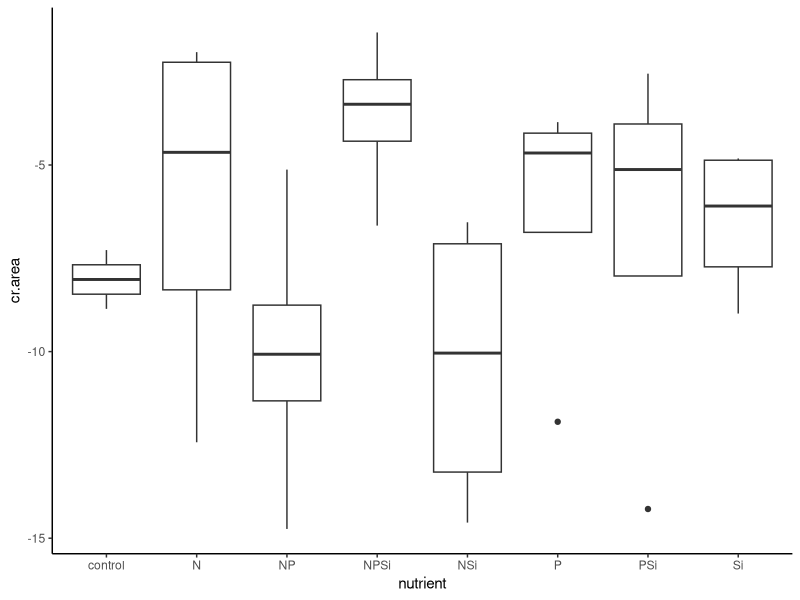
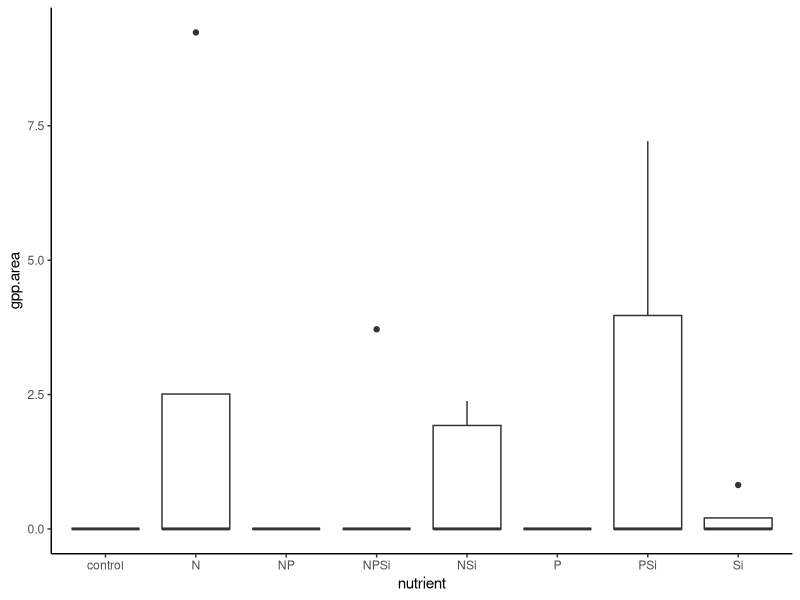
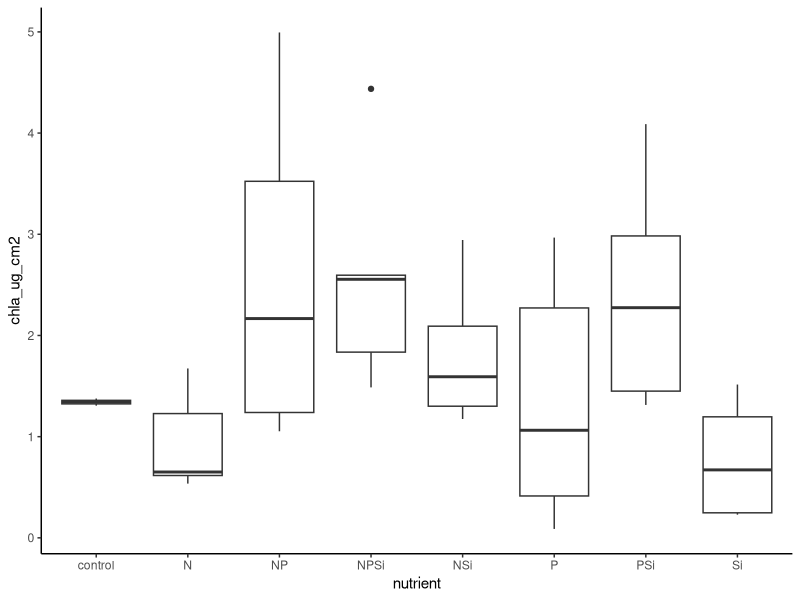

Write the R code that produced these figures, in order. (Note: this script raises an error after producing the figures.)
#Author:  Clay Arango
#Creation date: 10-Feb-19
#Script to analyze NDS data from Summer 2018 NDS work with S. Roley and A. Alexiades

#packages
install.packages("nlme")
install.packages("nortest")
install.packages("plyr")
install.packages("dplyr")
install.packages("multcomp")
install.packages("MASS")
install.packages("ggplot2")
library(nlme)
library(nortest)
library(plyr)
library(dplyr)
library(multcomp)
library(MASS)
library(ggplot2)

#Load data
kiona_summer <- read.table(file="kiona_summer.csv", header=T, sep=",")

#set variable
d = kiona_summer

#evaluate data to make sure factors are correct
names(d)

unique(d$nutrient) #control, N, NP, NPSi, NSi, P, PSi, Si
unique(d$N) #should be 0 and 1
unique(d$P) #should be 0 and 1
unique(d$Si) #should be 0 and 1
unique(d$top) #should be "sponge" and "glass"
#if need to change, use recode function below. 
d$top<-recode(d$top, "cellulose" ="sponge")
str(d)

#convert N and P vand Si alues (0 or 1 for absence or presence) to factors
d$N<-as.factor(d$N)
d$P<-as.factor(d$P)
d$Si<-as.factor(d$Si)
str(d)

#subset data into gpp and cr response
d.cr = subset(d, top=="sponge", data=d)
d.gpp = subset(d, top=="glass", data=d)

#check for outliers and check data entry before calculating CR-NRR
ggplot(d.cr, aes(x=nutrient, y=cr.area)) + geom_boxplot() + theme_classic()
#W8, V5 are outliers

#calculate nrr for cr
x<-ddply(d.cr, "nutrient", summarise, ave_cr = mean(cr.area, na.rm=T)) 
x
d.cr$cr.nrr = d.cr$cr.area/-8.067717 #divide by control ave_cr

#check for outliers and check data entry before calculating GPP- and chla-NRR
ggplot(d.gpp, aes(x=nutrient, y=gpp.area)) + geom_boxplot() + theme_classic()
#GPP area has 0 controls, so can't calculate NRR for GPP
#AA7, N+P+Si and Si have only one non-zero value
#probably need to drop this from GPP analysis
ggplot(d.gpp, aes(x=nutrient, y=chla_ug_cm2)) + geom_boxplot() + theme_classic()
#Y6

#calculate nrr for gpp and chla
x<- ddply(d.gpp, "nutrient", summarise, ave_gpp = mean(gpp.area, na.rm=T), ave_chla = mean(chla, na.rm=T)) 
x
d.gpp$gpp.nrr = d.gpp$gpp.area/0 #divide by control ave_gpp
d.gpp$chla.nrr = d.gpp$chla/1.3413552 #divide by control ave_chla
#use to exclude outliers
#x1<- ddply(subset(d.gpp, !(nds.id=="F6")), "nutrient", summarise, ave_chla = mean(chla_ug_cm2, na.rm=T)) 
#x1
#d.gpp$chla.nrr_1<-d.gpp$chla_ug_cm2/2.700340

#combine into one file and export
d.cr$chla.nrr<-NA
#d.cr$chla.nrr_1<-NA#for excluded outliers
d.cr$gpp.nrr<-NA
d.gpp$cr.nrr<-NA
d.nrr<-rbind(d.cr, d.gpp)
d.nrr$site.date<-"kiona_summer"
d.nrr$gpp.es<-log(d.nrr$gpp.nrr)
d.nrr$cr.es<-log(d.nrr$cr.nrr)
d.nrr$chla.es<-log(d.nrr$chla.nrr)

write.table(d.nrr, "kiona_summer_nrr.csv",  sep=",", quote=F, row.names =F)

###############
#plots of NRR
##############
ggplot(data=subset(d.cr, !(nutrient=="control")), aes(x=nutrient, y=cr.nrr))+geom_boxplot()+theme_bw()+
  ylab("CR NRR")+geom_abline(slope = 0, intercept = 1)+
  theme(axis.title.x=element_blank(), panel.grid.minor=element_blank(), panel.grid.major=element_blank())
#maybe N+P colimitation, but probably no limitation

ggplot(data=subset(d.nrr, (top=="sponge")), aes(x=nutrient, y=cr.es))+geom_boxplot()+theme_bw()+
  ylab("CR Effect Size")+geom_hline(yintercept = 0.7, lty="dashed")+ geom_hline(yintercept = -0.7, lty="dashed")+
  geom_hline(yintercept = 1.385)+
  theme(axis.title.x=element_blank(), panel.grid.minor=element_blank(), panel.grid.major=element_blank())
#nothing over 1.385, so no significance?

ggplot(data=subset(d.gpp, !(nutrient=="control")), aes(x=nutrient, y=gpp.nrr))+geom_boxplot()+theme_bw()+
  ylab("GPP NRR")+geom_abline(slope = 0, intercept = 1)+
  theme(axis.title.x=element_blank(), panel.grid.minor=element_blank(), panel.grid.major=element_blank())
#no data

ggplot(data=subset(d.nrr, top =="glass"),aes(x=nutrient, y=gpp.es))+geom_boxplot()+theme_bw()+
  ylab("GPP Effect Size")+geom_hline(yintercept = 0.7, lty="dashed")+
  geom_hline(yintercept = -0.7, lty="dashed")+ geom_hline(yintercept = 1.385)+
  theme(axis.title.x=element_blank(), panel.grid.minor=element_blank(), panel.grid.major=element_blank())
#not enough data

ggplot(data=subset(d.gpp, !(nutrient=="control")), aes(x=nutrient, y=chla.nrr))+geom_boxplot()+theme_bw()+
  ylab("Chlorophyll-a NRR")+geom_abline(slope = 0, intercept = 1)+ 
  theme(axis.title.x=element_blank(), panel.grid.minor=element_blank(), panel.grid.major=element_blank())
#P+si limitation?

ggplot(data=subset(d.nrr, (top=="glass")), aes(x=nutrient, y=chla.es))+geom_boxplot()+theme_bw()+
  ylab("Chla Effect Size")+ geom_hline(yintercept = 0.7, lty="dashed")+ geom_hline(yintercept = -0.7, lty="dashed")+    
  geom_hline(yintercept = 1.385)+
  theme(axis.title.x=element_blank(), panel.grid.minor=element_blank(), panel.grid.major=element_blank())
#P+Si inhibition?  nothing over 1.385 so no significance?

##########
#NRR Summary Files
#########

GPP_sum<-ddply(d.gpp, "nutrient", summarise, ave_nrr.gpp=mean(gpp.nrr, na.rm=T), sd_nrr.gpp=sd(gpp.nrr, na.rm=T), 
               se_nrr.gpp =(sd(gpp.nrr)/sqrt(sum(!is.na(gpp.nrr)))), 
               ci95_nrr.gpp = (1.96*(sd(gpp.nrr)/sqrt(sum(!is.na(gpp.nrr))))),
               ave_nrr.chla=mean(chla.nrr, na.rm=T), sd_nrr.chla=sd(chla.nrr, na.rm=T), 
               se_nrr.chla =(sd(chla.nrr)/sqrt(sum(!is.na(chla.nrr)))), 
               ci95_nrr.chla = (1.96*(sd(chla.nrr)/sqrt(sum(!is.na(chla.nrr))))))
CR_sum<-ddply(d.cr, "nutrient", summarise, ave_nrr.cr=mean(cr.nrr, na.rm=T), sd_nrr.cr=sd(cr.nrr, na.rm=T), 
              se_nrr.cr =(sd(cr.nrr)/sqrt(sum(!is.na(cr.nrr)))), 
              ci95_nrr.cr = (1.96*(sd(cr.nrr)/sqrt(sum(!is.na(cr.nrr))))))

#now combine into one and export
d.sum<-merge(GPP_sum, CR_sum, by="nutrient")
d.sum$site_date<-"kiona_summer"
write.table(d.sum, "kiona_sum_summ.csv",  sep=",", quote=F, row.names=F)

############################################################
#analyze RESPIRATION data
############################################################

M1<-gls(cr.area~N*P*Si, data=d.cr, na.action=na.omit)
E1<-residuals(M1)
qqnorm(E1)
qqline(E1)
ad.test(E1)
   #residuals are normally distributed
hist(E1)  
plot(M1)

plot(filter(d.cr, !is.na(cr.area)) %>% dplyr::select(nutrient), 
     E1, xlab="nutrient", ylab="Residuals")
bartlett.test(cr.area~nutrient, data=d.cr)
   #variance test is ok

anova(M1)


##########################################################
#do multiple 2 way ANOVAs to improve our ability to interpret
##########################################################
#N and P
M1<-gls(cr.area~N*P, data=d.cr, na.action=na.omit)
E1<-residuals(M1)
qqnorm(E1)
qqline(E1)
ad.test(E1)
#residuals are normally distributed, p=0.1266
hist(E1)  
plot(M1)

bartlett.test(cr.area~nutrient, data=d.cr)
#variance test OK

anova(M1) #interpretation, no limitation

#remove NA for plotting
xx = na.omit(subset(d.cr, select = c(N,P,cr.area)))
interaction.plot(xx$N, xx$P, xx$cr.area*-1)

#N and Si
M1<-gls(cr.area~N*Si, data=d.cr, na.action=na.omit)
E1<-residuals(M1)
qqnorm(E1)
qqline(E1)
ad.test(E1)
#residuals are normally distributed, p=0.2372
hist(E1)  
plot(M1)

bartlett.test(cr.area~nutrient, data=d.cr)
#variance test OK

anova(M1) #interpretation, no limitation

#remove NA for plotting
xx = na.omit(subset(d.cr, select = c(N,Si,cr.area)))
interaction.plot(xx$N, xx$Si, xx$cr.area*-1)

#P and Si
M1<-gls(cr.area~P*Si, data=d.cr, na.action=na.omit)
E1<-residuals(M1)
qqnorm(E1)
qqline(E1)
ad.test(E1)
#residuals are normally distributed, p=0.06483
hist(E1)  
plot(M1)

bartlett.test(cr.area~nutrient, data=d.cr)
#variance test OK

anova(M1) #interpretation, no limitation

#remove NA for plotting
xx = na.omit(subset(d.cr, select = c(P,Si,cr.area)))
interaction.plot(xx$P, xx$Si, xx$cr.area*-1)
##########################################################
##########################################################

x <- group_by(d.cr, nutrient) %>%  # Grouping function causes subsequent functions to aggregate by season and reach
  summarize(cr.mean = abs(mean(cr.area, na.rm = TRUE)), # na.rm = TRUE to remove missing values
            cr.sd=abs(sd(cr.area, na.rm = TRUE)),  # na.rm = TRUE to remove missing values
            n = sum(!is.na(cr.area)), # of observations, excluding NAs. 
            cr.se=cr.sd/sqrt(n))

ggplot(data=x, aes(x=nutrient, y=cr.mean)) + 
  geom_bar(stat="identity", position=position_dodge(), color = "black") + 
  geom_errorbar(aes(ymin=cr.mean, ymax=cr.mean+cr.se), width=0.2, 
                position=position_dodge(0.9)) + 
  xlab("Nutrient") +
  ylab(expression(Respiration~(ug~O[2]~m^{-2}~h^{-1}))) +
  ylim(0,20) +
  labs(fill="Light") +
  theme_bw() +
  theme(panel.grid.major=element_blank(),
        panel.grid.minor=element_blank(),
        legend.title=element_text(size=6),
        legend.key=element_blank(), 
        legend.position=c(0.5,0.95), 
        legend.text=element_text(size=8), 
        legend.background=element_blank(), 
        legend.direction="horizontal", 
        legend.key.size=unit(0.3, "cm"), 
        axis.title.y=element_text(size=8), 
        axis.title.x=element_text(size=8), 
        axis.text.x=element_text(size=8))

#ggsave('output/figures/Ring_fall.tiff',
#       units="in",
#       width=3.25,
#       height=3.25,
#       dpi=1200,
#       compression="lzw")

#summarize nrr
x <- group_by(d.cr, nutrient) %>%  # Grouping function causes subsequent functions to aggregate by season and reach
  summarize(cr.mean = abs(mean(cr.nrr, na.rm = TRUE)), # na.rm = TRUE to remove missing values
            cr.sd=abs(sd(cr.nrr, na.rm = TRUE)),  # na.rm = TRUE to remove missing values
            n = sum(!is.na(cr.nrr)), # of observations, excluding NAs. 
            cr.se=cr.sd/sqrt(n))

############################################################
#analyze the PRODUCTION data
############################################################

M1<-gls(gpp.area~N*P*Si, data=d.gpp, na.action=na.omit) 
E1<-residuals(M1)
qqnorm(E1)
qqline(E1)
ad.test(E1)
   #residuals are not normal

hist(E1, xlab="residuals", main="")
plot(M1)

plot(filter(d.gpp, !is.na(gpp.area)) %>% dplyr::select(nutrient), 
     E1, xlab="nutrient", ylab="Residuals")
bartlett.test(gpp.area~nutrient, data=d.gpp)
   #not OK

anova(M1)
  
x <- group_by(d.gpp, nutrient) %>%  # Grouping function causes subsequent functions to aggregate by season and reach
  summarize(gpp.mean = abs(mean(gpp.area, na.rm = TRUE)), # na.rm = TRUE to remove missing values
            gpp.sd=abs(sd(gpp.area, na.rm = TRUE)),  # na.rm = TRUE to remove missing values
            n = sum(!is.na(gpp.area)), # of observations, excluding NAs. 
            gpp.se=gpp.sd/sqrt(n))

ggplot(data=x, aes(x=nutrient, y=gpp.mean)) + 
  geom_bar(stat="identity", position=position_dodge(), color = "black") + 
  geom_errorbar(aes(ymin=gpp.mean, ymax=gpp.mean+gpp.se), width=0.2, 
                position=position_dodge(0.9)) + 
  xlab("Nutrient") +
  ylab(expression(Production~(ug~O[2]~m^{-2}~h^{-1}))) +
  labs(fill="Light") +
  theme_bw() +
  theme(panel.grid.major=element_blank(),
        panel.grid.minor=element_blank(), 
        legend.title=element_text(size=6), 
        legend.key=element_blank(),  
        legend.position=c(0.5,0.95),  
        legend.text=element_text(size=8),  
        legend.background=element_blank(),  
        legend.direction="horizontal",  
        legend.key.size=unit(0.3, "cm"),  
        axis.title.y=element_text(size=8),  
        axis.title.x=element_text(size=8),  
        axis.text.x=element_text(size=8))

#ggsave('output/figures/gppByNutrient.tiff',
#       units="in",
#       width=3.25,
#       height=3.25,
#       dpi=1200,
#       compression="lzw")


#summarize nrr
x <- group_by(d.gpp, nutrient) %>%  # Grouping function causes subsequent functions to aggregate by season and reach
  summarize(gpp.mean = abs(mean(gpp.nrr, na.rm = TRUE)), # na.rm = TRUE to remove missing values
            gpp.sd=abs(sd(gpp.nrr, na.rm = TRUE)),  # na.rm = TRUE to remove missing values
            n = sum(!is.na(gpp.nrr)), # of observations, excluding NAs. 
            gpp.se=gpp.sd/sqrt(n))

############################################################
#analyze the CHL-A biomass on disks

M1<-gls(chla~N*P*Si, data=d.gpp, na.action=na.omit)
E1<-residuals(M1)
qqnorm(E1)
qqline(E1)
ad.test(E1)
  #residuals are normal (p = 0.2976)
hist(E1)
plot(M1)

bartlett.test(chla~nutrient, data=d.gpp)
  #variance is OK p = 0.117

anova(M1)
